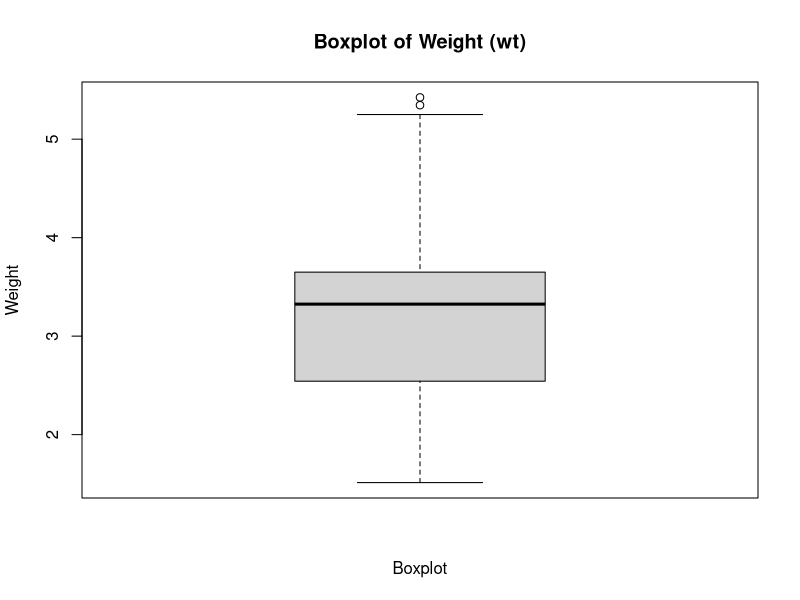
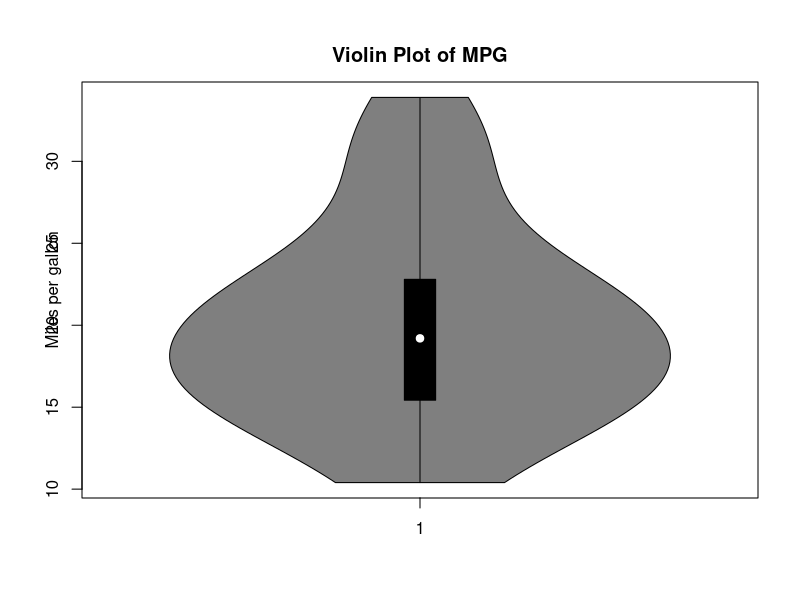
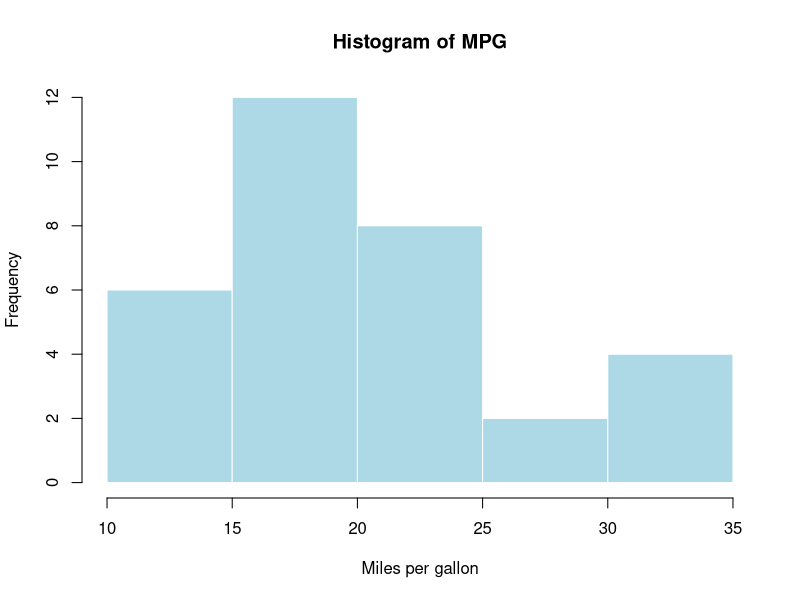
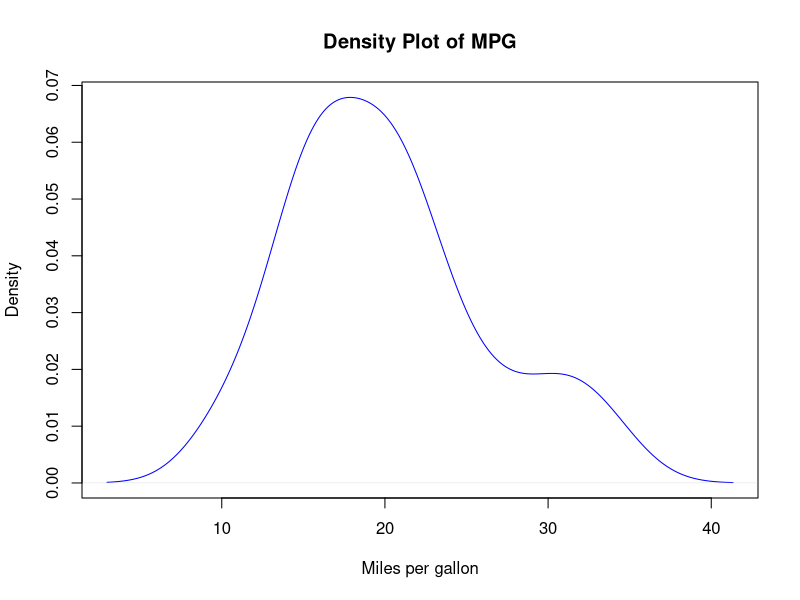
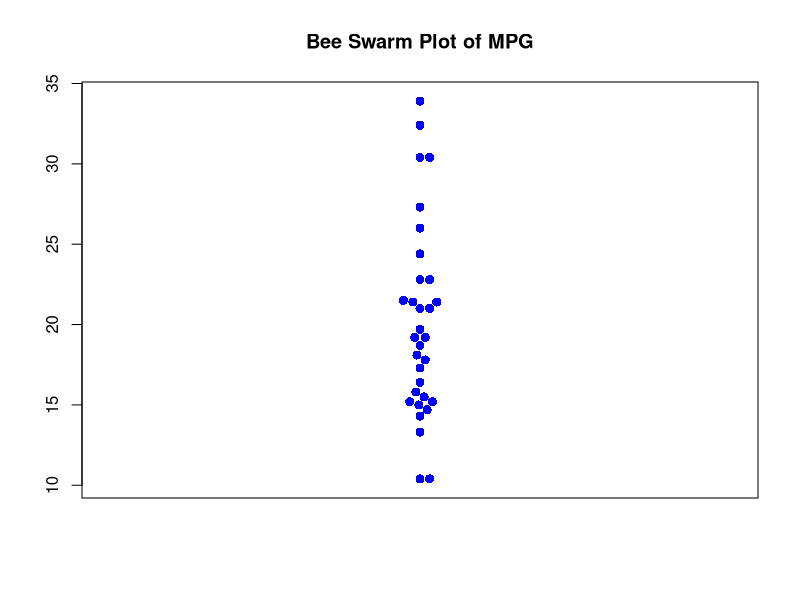

The R source for these figures, in order:
## ---- chunk 1
# Load the required libraries, suppressing annoying startup messages
library(tibble) 
suppressPackageStartupMessages(library(dplyr))
# Read the mtcars dataset into a tibble called tb
data(mtcars)
tb <- as_tibble(mtcars)
attach(tb)
# Convert several numeric columns into factor variables
tb$cyl <- as.factor(tb$cyl)
tb$vs <- as.factor(tb$vs)
tb$am <- as.factor(tb$am)
tb$gear <- as.factor(tb$gear)
## ---- chunk 2
# Calculate mean of wt
mean(tb$wt)
## ---- chunk 3
# Median of wt
median(tb$wt)
## ---- chunk 4
# Calculate mode of mpg
library(modeest)
mfv(tb$mpg) # Mode
## ---- chunk 5
# Standard Deviation of wt in the mtcars dataframe
sd(tb$wt)
## ---- chunk 6
# Variance of wt in the mtcars dataframe
var(tb$wt)
## ---- chunk 7
# Range of wt in the mtcars dataframe
range(tb$wt)
## ---- chunk 8
# Inter-Quartile Range of wt in the mtcars dataframe
IQR(tb$wt)
## ---- chunk 9
# Minimum wt in the mtcars dataframe
min(tb$mpg)
## ---- chunk 10
# Maximum wt in the mtcars dataframe
max(tb$mpg)
## ---- chunk 11
summary(tb$mpg)
## ---- chunk 12
library(psych)
describe(tb$mpg)
## ---- chunk 13
boxplot(tb$wt, 
        xlab = "Boxplot",
        ylab = "Weight",
        main = "Boxplot of Weight (wt)"
       )
## ---- chunk 14
# Load the vioplot package
library(vioplot)

# Create a violin plot of mpg column
vioplot(tb$mpg, 
        main="Violin Plot of MPG", 
        ylab="Miles per gallon")
## ---- chunk 15
# Create a histogram of mpg column
hist(tb$mpg, 
     main="Histogram of MPG", 
     xlab="Miles per gallon", 
     col="lightblue", 
     border="white")
## ---- chunk 16
# Create a density plot of mpg column
plot(density(tb$mpg), 
     main="Density Plot of MPG", 
     xlab="Miles per gallon", 
     col="blue")
## ---- chunk 17
# Load the beeswarm package
library(beeswarm)

# Create a bee swarm plot of mpg column
beeswarm(tb$mpg, 
         main="Bee Swarm Plot of MPG", 
         pch=16, 
         cex=1.2, 
         col="blue")
